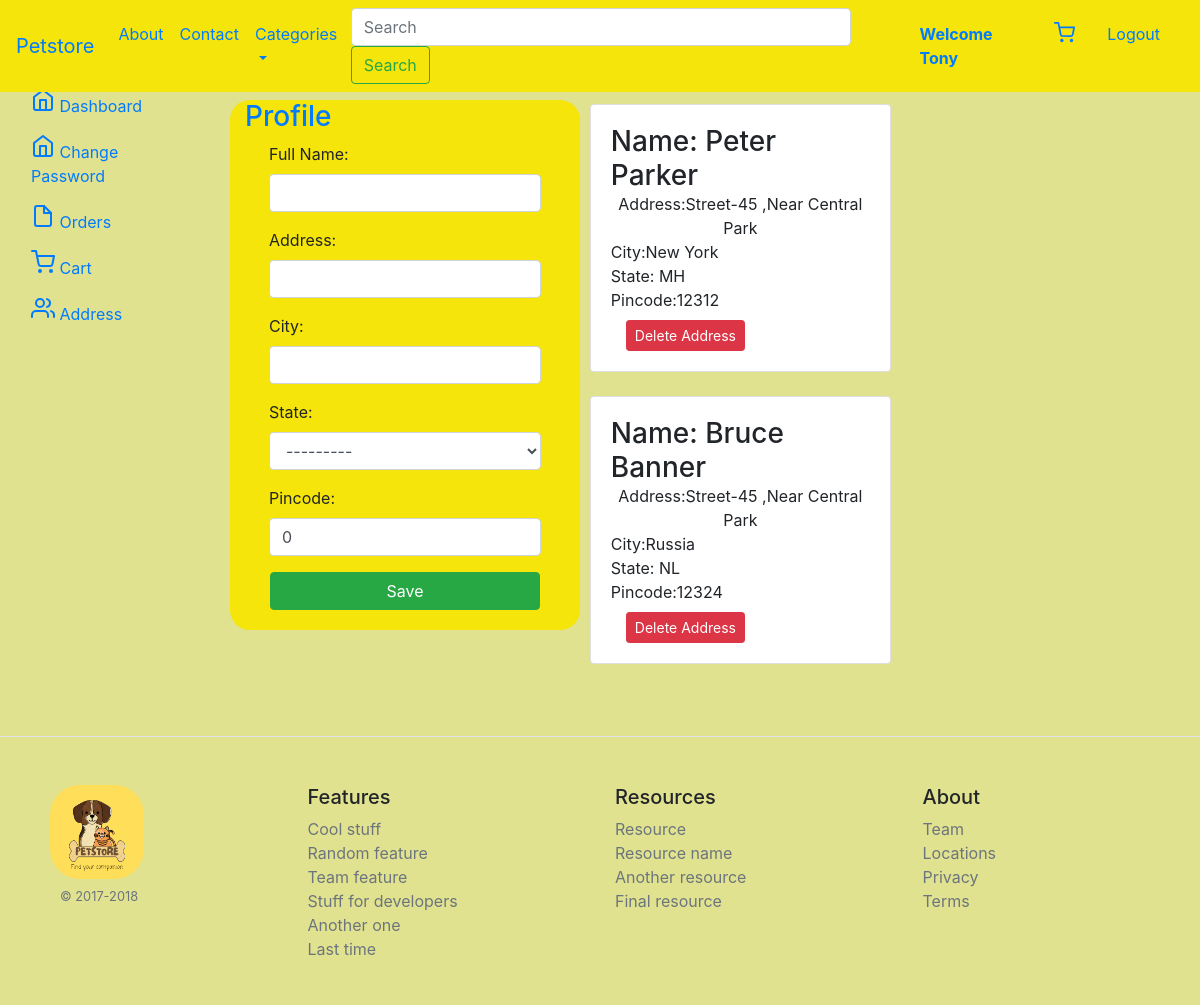
The page /address/ (signed in) on the database its author committed.
### core/models.py (models this page shows, shortened)
class Customer(models.Model):
    STATE_CHOICES = [
        ('AP', 'Andhra Pradesh'),
        ('AR', 'Arunachal Pradesh'),
        ('AS', 'Assam'),
        ('BR', 'Bihar'),
        ('CT', 'Chhattisgarh'),
        ('GA', 'Goa'),
        ('GJ', 'Gujarat'),
        ('HR', 'Haryana'),
        ('HP', 'Himachal Pradesh'),
        ('JH', 'Jharkhand'),
        ('KA', 'Karnataka'),
        ('KL', 'Kerala'),
        ('MP', 'Madhya Pradesh'),
        ('MH', 'Maharashtra'),
        ('MN', 'Manipur'),
        ('ML', 'Meghalaya'),
        ('MZ', 'Mizoram'),
        ('NL', 'Nagaland'),
        ('OR', 'Odisha'),
        ('PB', 'Punjab'),
        ('RJ', 'Rajasthan'),
        ('SK', 'Sikkim'),
        ('TN', 'Tamil Nadu'),
        ('TG', 'Telangana'),
        ('TR', 'Tripura'),
        ('UP', 'Uttar Pradesh'),
        ('UK', 'Uttarakhand'),
        ('WB', 'West Bengal'),
        ('AN', 'Andaman and Nicobar Islands'),
        ('CH', 'Chandigarh'),
        ('DN', 'Dadra and Nagar Haveli and Daman and Diu'),
        ('DL', 'Delhi'),
        ('JK', 'Jammu and Kashmir'),
        ('LA', 'Ladakh'),
        ('LD', 'Lakshadweep'),
        ('PY', 'Puducherry'),
    ]
    user = models.ForeignKey(User, on_delete=models.CASCADE)  # we have created Many-to-one relationship i.e multiple order can be done by one user
    name = models.CharField(max_length=100)
    address = models.CharField(max_length=100)
    city = models.CharField(max_length=100)
    state = models.CharField(max_length=2, choices=STATE_CHOICES)
    pincode = models.IntegerField(
        default=0,
        blank=True,
        null=True,
    )

### core/views.py (the view)
# urls.py: path('address/',views.address,name='address'),
def address(request):
    if request.method == 'POST':
            print(request.user)
            mf =CustomerForm(request.POST)
            print('mf',mf)
            if mf.is_valid():
                user=request.user                # user variable store the current user i.e steveroger
                name= mf.cleaned_data['name']
                address= mf.cleaned_data['address']
                city= mf.cleaned_data['city']
                state= mf.cleaned_data['state']
                pincode= mf.cleaned_data['pincode']
                print(state)
                print(city)
                print(name)
                Customer(user=user,name=name,address=address,city=city,state=state,pincode=pincode).save()
                return redirect('address')
    else:
        mf =CustomerForm()
        address = Customer.objects.filter(user=request.user)
    return render(request,'core/address.html',{'mf':mf,'address':address})

### core/forms.py
class CustomerForm(forms.ModelForm):
    class Meta:
        model = Customer
        fields=['name','address','city','state','pincode']
        labels ={'name':'Full Name'}
        widgets= {'name':forms.TextInput(attrs={'class':'form-control'}),
                  'address':forms.TextInput(attrs={'class':'form-control'}),
                  'city':forms.TextInput(attrs={'class':'form-control'}),
                  'state':forms.Select(attrs={'class':'form-control'}),
                  'pincode':forms.NumberInput(attrs={'class':'form-control'}),
                  }

### core/templates/core/address.html (shortened to what this page needs)
{% extends "core/base.html" %}
{% block content %}
<div class="container-fluid profile">
      <div class="row">
        <div class="col-md-2 d-none d-md-block sidebar" >
            <nav >
            <div class="sidebar-sticky">
                <ul class="nav flex-column">
                <li class="nav-item">
                    <a class="nav-link active" href="{% url "profile" %}">
                    Dashboard <span class="sr-only">(current)</span>
                    </a>
                </li>
                <li class="nav-item">
                    <a class="nav-link active" href="{% url "changepassword" %}">
                    Change Password <span class="sr-only">(current)</span>
                    </a>
                </li>
                <li class="nav-item">
                    <a class="nav-link " href="#">
                    Orders
                    </a>
                </li>
                <li class="nav-item">
                    <a class="nav-link" href="{% url "viewcart"  %}">
                    Cart
                    </a>
                </li>
                <li class="nav-item">
                    <a class="nav-link" href="{% url "address" %}">
                    Address
                    </a>
                </li>
                </ul>
            </div>
            </nav>
        </div>
        <div class="col-md-8">
                <div class="container">
                    <div class="row">
                            <div class="col-sm-5">
                        <div class="container profile-form">
                            <div class="reg ">
                                <h3 class="text-primary">Profile</h3>
                            </div>
                            <form action="" method="POST" novalidate>
                                {% for f in mf %}
                                <div class="form-group mr-4 ml-4 ">
                                    {{f.label_tag}} {{f}} {{f.errors}}
                                </div>
                                {% endfor %}
                                <div class="text-center">
                                    <input type="submit" value="Save" class="btn btn-success register-button">
                                </div>
                            </form>
                        </div>
                    </div>
                    <div class="col-sm-6">
                        <div class="container">
                            <div class="row">
                                <div class="col-sm-12">
                                    {% for add in address %}
                                    <div class="card flex-md-row mb-4 box-shadow h-md-250 mt-4 ml-4">
                                        <div class="card-body d-flex flex-column align-items-start">
                                            <h3 class="mb-0">
                                            Name: {{add.name}}
                                        </h3>
                                        <p class="card-text mb-auto">Address:{{add.address}} </p>
                                        <p class="card-text mb-auto">City:{{add.city}} </p>
                                        <p class="card-text mb-auto">State: {{add.state}} </p>
                                        <p class="card-text mb-auto">Pincode:{{add.pincode}} </p>
                                        <form action="{% url "deleteaddress" add.id %}" method="POST">
                                            <div class="col-md-1 col-lg-1 col-xl-1 text-end">
                                            <input type="submit" class="btn btn-danger btn-sm mt-2" value="Delete Address">
                                            </div>
                                        </form>
                                        </div>
                                    </div>
                                    {% endfor %}
                                </div>
                            </div>
                        </div>
                    </div>
                </div>
            </div>
        </div>
      </div>
    </div>
{% endblock content %}

### core/templates/core/navbar.html (shortened to what this page needs)
    <nav class="navbar navbar-expand-lg fixed-top" style = "background-color: rgb(245, 229, 10);"  >
        <a class="navbar-brand" href="/">Petstore</a>
        <div class="collapse navbar-collapse" id="navbarSupportedContent">
          <ul class="navbar-nav mr-auto">
            <li class="nav-item active">
              <a class="nav-link" href="{% url "about" %}">About<span class="sr-only">(current)</span></a>
            </li>
            <li class="nav-item">
              <a class="nav-link" href="{% url "contact" %}">Contact</a>
            </li>
            <li class="nav-item dropdown">
              <a class="nav-link dropdown-toggle" href="/" role="button" data-toggle="dropdown" aria-expanded="false">
                Categories
              </a>
            </li>
          </ul>
          <form class="form-inline  my-lg-0 mr-auto">
            <input class="form-control custom-search-bar mr-2 " type="search" placeholder="Search" aria-label="Search" style="width:500px" >
            <button class="btn btn-outline-success my-2 my-sm-0" type="submit">Search</button>
          </form>
          <ul class="navbar-nav">
            {% if request.user.is_authenticated %}
            <li class="nav-item active">
              <a class="nav-link mr-3" href="{% url "profile" %}"><b>Welcome {{user.first_name}}</b></a>
            </li>
             <li class="nav-item">
                    <a class="nav-link mr-3" href="{% url "viewcart" %}">
                    </a>
                </li>
            </li><li class="nav-item">
              <a class="nav-link mr-3" href="{% url "logout" %}">Logout</a>
            </li>
            {% endif %}
          </ul>
        </div>
      </nav>

### core/static/core/css/core.css (style rules this page uses)
body { background-color: rgb(225, 226, 143); }
.custom-search-bar { width: 300px; }
.card-text { text-align: center; }
.register-button { margin-bottom: 20px; }
.register-button { width: 270px; }
.profile { margin-top: 80px; }
.profile-form { margin-top: 20px; width: 350px; background-color: rgb(245, 229, 10); border-radius: 20px; }

### rows shown on the page
Customer: name "Peter Parker", address "Street-45 ,Near Central Park", city "New York", state "MH", pincode "12312"
Customer: name "Bruce Banner", address "Street-45 ,Near Central Park", city "Russia", state "NL", pincode "12324"

### other values the page prints
{{ user.first_name }} "Tony"
{{ f.label_tag }} "Full Name:" "Address:" "City:" "State:" "Pincode:"
